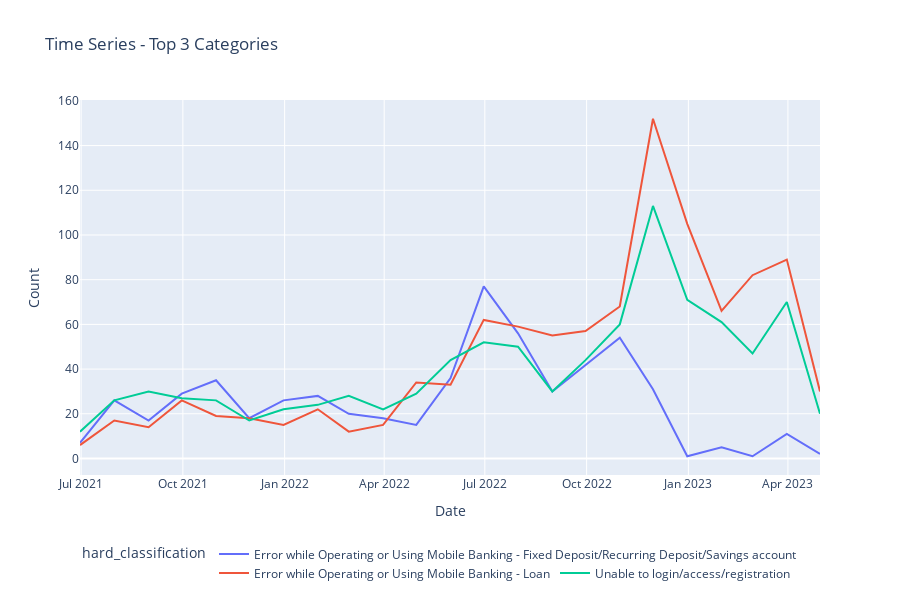

Notebook code cell kept with this figure:
### Code cell
import pandas as pd
import plotly.express as px
from datetime import datetime, timedelta

# Load the Excel file
data = pd.read_excel('result/optimised_reviews.xlsx')

# Get the top 3 most frequent categories
top_categories = data['hard_classification'].value_counts().nlargest(3).index.tolist()

# Filter the data for the top 3 categories
top_categories_data = data[data['hard_classification'].isin(top_categories)]

# Get the date range for the last 6 months
last_6_months = datetime.now() - timedelta(days=24 * 30)
last_6_months_data = top_categories_data[top_categories_data['datetime'] >= last_6_months]

# Group by month and count the occurrences for each category
monthly_counts = last_6_months_data.groupby([pd.Grouper(key='datetime', freq='M'), 'hard_classification']).size().reset_index(name='Num_Occurrences')

# Create the time series line graph
fig = px.line(monthly_counts, x='datetime', y='Num_Occurrences', color='hard_classification', title='Time Series - Top 3 Categories')

# Configure hover template to display count and date
fig.update_traces(hovertemplate='Count: %{y}<br>Date: %{x}')

# Update layout properties
fig.update_layout(
    xaxis_title='Date',
    yaxis_title='Count',
    legend=dict(orientation="h", yanchor="bottom", y=-0.3),
    height=600,  # Update the graph height
    width=900,   # Update the graph width
)

# Display the time series line graph
fig.show()

### Figure 1 — Plotly figure (JSON) as saved in the notebook; plotly's stock layout.template omitted (floating-point values rounded to 4 significant figures)
{"data": [{"hovertemplate": "Count: %{y}<br>Date: %{x}", "legendgroup": "Error while Operating or Using Mobile Banking - Fixed Deposit/Recurring Deposit/Savings account", "line": {"color": "#636efa", "dash": "solid"}, "marker": {"symbol": "circle"}, "mode": "lines", "name": "Error while Operating or Using Mobile Banking - Fixed Deposit/Recurring Deposit/Savings account", "orientation": "v", "showlegend": true, "type": "scatter", "x": ["2021-06-30T00:00:00", "2021-07-31T00:00:00", "2021-08-31T00:00:00", "2021-09-30T00:00:00", "2021-10-31T00:00:00", "2021-11-30T00:00:00", "2021-12-31T00:00:00", "2022-01-31T00:00:00", "2022-02-28T00:00:00", "2022-03-31T00:00:00", "2022-04-30T00:00:00", "2022-05-31T00:00:00", "2022-06-30T00:00:00", "2022-07-31T00:00:00", "2022-08-31T00:00:00", "2022-09-30T00:00:00", "2022-10-31T00:00:00", "2022-11-30T00:00:00", "2022-12-31T00:00:00", "2023-01-31T00:00:00", "2023-02-28T00:00:00", "2023-03-31T00:00:00", "2023-04-30T00:00:00"], "xaxis": "x", "y": [7, 26, 17, 29, 35, 18, 26, 28, 20, 18, 15, 36, 77, 56, 30, 42, 54, 31, 1, 5, 1, 11, 2], "yaxis": "y"}, {"hovertemplate": "Count: %{y}<br>Date: %{x}", "legendgroup": "Error while Operating or Using Mobile Banking - Loan", "line": {"color": "#EF553B", "dash": "solid"}, "marker": {"symbol": "circle"}, "mode": "lines", "name": "Error while Operating or Using Mobile Banking - Loan", "orientation": "v", "showlegend": true, "type": "scatter", "x": ["2021-06-30T00:00:00", "2021-07-31T00:00:00", "2021-08-31T00:00:00", "2021-09-30T00:00:00", "2021-10-31T00:00:00", "2021-11-30T00:00:00", "2021-12-31T00:00:00", "2022-01-31T00:00:00", "2022-02-28T00:00:00", "2022-03-31T00:00:00", "2022-04-30T00:00:00", "2022-05-31T00:00:00", "2022-06-30T00:00:00", "2022-07-31T00:00:00", "2022-08-31T00:00:00", "2022-09-30T00:00:00", "2022-10-31T00:00:00", "2022-11-30T00:00:00", "2022-12-31T00:00:00", "2023-01-31T00:00:00", "2023-02-28T00:00:00", "2023-03-31T00:00:00", "2023-04-30T00:00:00"], "xaxis": "x", "y": [6, 17, 14, 26, 19, 18, 15, 22, 12, 15, 34, 33, 62, 59, 55, 57, 68, 152, 105, 66, 82, 89, 30], "yaxis": "y"}, {"hovertemplate": "Count: %{y}<br>Date: %{x}", "legendgroup": "Unable to login/access/registration", "line": {"color": "#00cc96", "dash": "solid"}, "marker": {"symbol": "circle"}, "mode": "lines", "name": "Unable to login/access/registration", "orientation": "v", "showlegend": true, "type": "scatter", "x": ["2021-06-30T00:00:00", "2021-07-31T00:00:00", "2021-08-31T00:00:00", "2021-09-30T00:00:00", "2021-10-31T00:00:00", "2021-11-30T00:00:00", "2021-12-31T00:00:00", "2022-01-31T00:00:00", "2022-02-28T00:00:00", "2022-03-31T00:00:00", "2022-04-30T00:00:00", "2022-05-31T00:00:00", "2022-06-30T00:00:00", "2022-07-31T00:00:00", "2022-08-31T00:00:00", "2022-09-30T00:00:00", "2022-10-31T00:00:00", "2022-11-30T00:00:00", "2022-12-31T00:00:00", "2023-01-31T00:00:00", "2023-02-28T00:00:00", "2023-03-31T00:00:00", "2023-04-30T00:00:00"], "xaxis": "x", "y": [12, 26, 30, 27, 26, 17, 22, 24, 28, 22, 29, 44, 52, 50, 30, 44, 60, 113, 71, 61, 47, 70, 20], "yaxis": "y"}], "layout": {"height": 600, "legend": {"orientation": "h", "title": {"text": "hard_classification"}, "tracegroupgap": 0, "y": -0.3, "yanchor": "bottom"}, "title": {"text": "Time Series - Top 3 Categories"}, "width": 900, "xaxis": {"anchor": "y", "domain": [0, 1], "title": {"text": "Date"}}, "yaxis": {"anchor": "x", "domain": [0, 1], "title": {"text": "Count"}}}}
